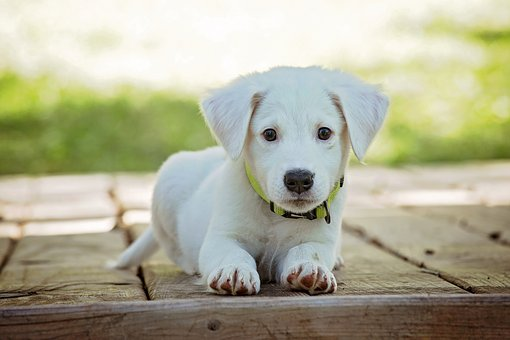
#> input picture images/puppy.jpg, 510 x 340 px
$ jupyter execute '5 - Image Translations.ipynb'
#> lines starting #> are read from the running program, lines starting #| are printed output that depends on the picture
## Translations

This an affine transform that simply shifts the position of an image.

We use cv2.warpAffine to implement these transformations.

[cell 1]
import cv2
import numpy as np

image = cv2.imread('images/puppy.jpg')
#> image is the input picture: shape (340, 510, 3); mean B, G, R 149.3, 174, 174.8

# Store height and width of the image
height, width = image.shape[:2]
#> height = 340; width = 510

quarter_height, quarter_width = height/4, width/4 # tx and ty value for shifting
#> quarter_height = 85; quarter_width = 127.5

#       | 1 0 Tx |
#  T  = | 0 1 Ty |

# T is our translation matrix
T = np.float32([[1, 0, quarter_width], [0, 1,quarter_height]])
#> T = [[1, 0, 127.5], [0, 1, 85]]

# We use warpAffine to transform the image using the matrix, T
img_translation = cv2.warpAffine(image, T, (width, height))
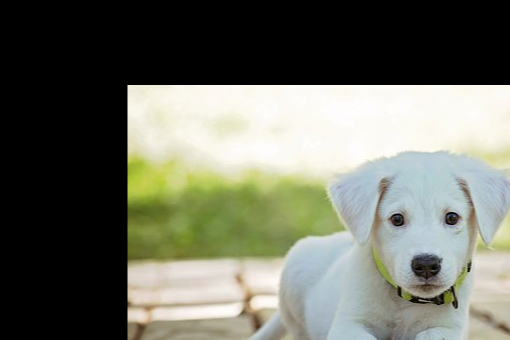
#> img_translation: shape (340, 510, 3); mean B, G, R 98.8, 111, 108.7
cv2.imshow('Translation', img_translation)
cv2.waitKey()
cv2.destroyAllWindows()

[cell 2]
# Let's take a look at T

print(T)
#| [[  1.    0.  127.5]
#|  [  0.    1.   85. ]]
